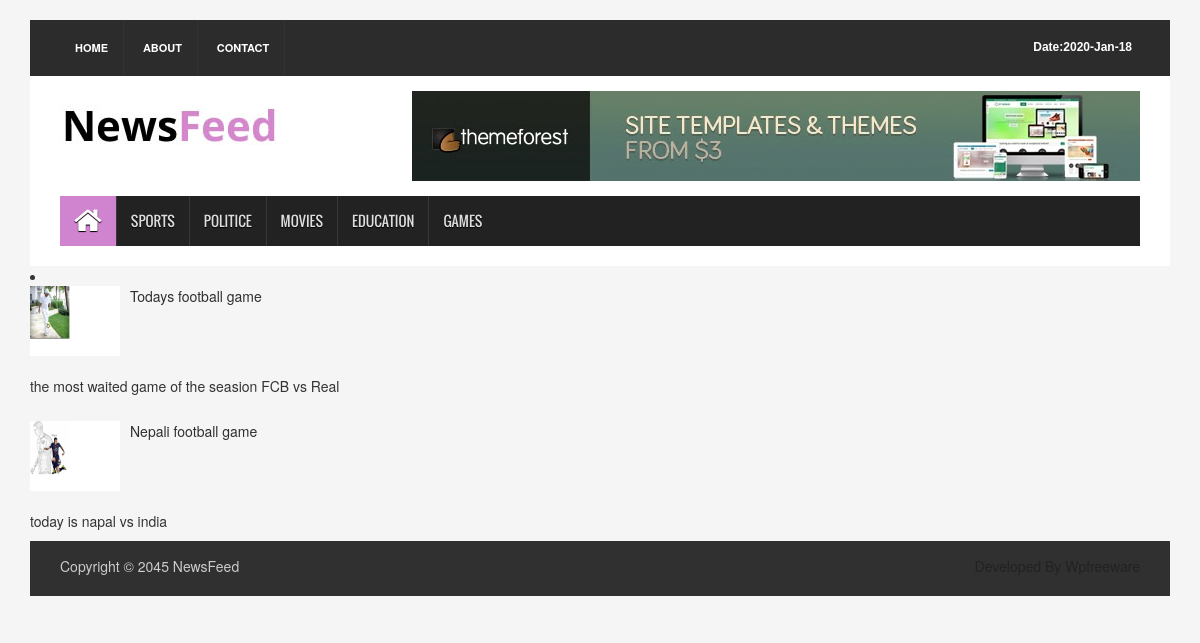
Page /category_news.php?id=19 on the committed database.
### tables this page shows
CREATE TABLE `tbl_category` (
  `id` int(11) NOT NULL,
  `category_name` varchar(100) NOT NULL,
  `rank` int(11) NOT NULL,
  `status` enum('0','1') NOT NULL,
  `created_by` varchar(50) NOT NULL,
  `modified_by` varchar(50) NOT NULL,
  `created_date` date NOT NULL,
  `modified_date` date NOT NULL
);

CREATE TABLE `tbl_news` (
  `id` int(11) NOT NULL,
  `category_id` int(11) NOT NULL,
  `title` varchar(50) NOT NULL,
  `short_description` varchar(50) NOT NULL,
  `content` text NOT NULL,
  `status` tinyint(1) NOT NULL,
  `slider_key` tinyint(1) NOT NULL,
  `feature_image` varchar(254) NOT NULL,
  `view_count` int(11) NOT NULL,
  `created_by` varchar(50) NOT NULL,
  `modified_by` varchar(50) NOT NULL,
  `created_date` date NOT NULL,
  `modified_date` date NOT NULL,
  `breaking_key` tinyint(1) NOT NULL
);

### sadmin/class/common.php (called while the page is built, shortened)
<?php
abstract class Common{
	function select($sql){
		$abc=new mysqli('localhost','root','','db_sadmin');
		$res=$abc->query($sql);
		$data=[];
		if ($res->num_rows>0) {
			while ($row=$res->fetch_assoc()) {
				array_push($data, $row);
			}
		}
		return $data;
	}
}
?>

### sadmin/class/category.class.php (called while the page is built, shortened)
<?php
require_once "common.php";
class Category extends Common{
	public function selectactivecategory(){
		$sql="select * from tbl_category where status='1'";
		$list=$this->select($sql);
		return $list;
	}
}
?>

### sadmin/class/news.class.php (called while the page is built, shortened)
<?php
require_once "common.php";
class News extends Common{
	public $id,$category_id,$content,$status,$created_by,$modified_by,$created_date,$modified_date,$slider_key,$breaking_key,$title,$short_description,$feature_image,$view_count;
	public function getallcategorynews(){
		$sql="select * from tbl_news where status='1' and category_id ='$this->category_id' order by created_date desc";
		$list=$this->select($sql);
		return $list;
	}
}
?>

### category_news.php (the view)
<?php require_once "header.php";
require_once  "sadmin/class/news.class.php";
$news=new News();
$news->category_id=$_GET['id'];
$newslist=$news->getallcategorynews();
?>
<div>
	<li>
	<?php foreach ($newslist as $key) { ?>
	<div class="media wow fadeInDown"> <a href="pages/single_page.html" class="media-left"> <img alt="" src="sadmin/images/<?php echo $key['feature_image']; ?>"> </a>
                    <div class="media-body"> <a href="news.php?id=<?php echo $key['id']; ?>" class="catg_title"> <?php echo $key['title']; ?></a> </div><br>
                    <div class="media-body">  <p><?php echo $key['short_description']; ?></p> </div>
                  </div>
<?php	} ?>
                </li>
</div>
<?php require_once "footer.php"; ?>

### header.php (shortened to what this page needs)
<?php
require_once "sadmin/class/category.class.php";
$category=new Category();
$activecat=$category->selectactivecategory();
 ?>
 <!DOCTYPE html>
<html>
<head>
<link rel="stylesheet" type="text/css" href="assets/css/bootstrap.min.css">
<link rel="stylesheet" type="text/css" href="assets/css/font-awesome.min.css">
<link rel="stylesheet" type="text/css" href="assets/css/animate.css">
<link rel="stylesheet" type="text/css" href="assets/css/font.css">
<link rel="stylesheet" type="text/css" href="assets/css/li-scroller.css">
<link rel="stylesheet" type="text/css" href="assets/css/slick.css">
<link rel="stylesheet" type="text/css" href="assets/css/jquery.fancybox.css">
<link rel="stylesheet" type="text/css" href="assets/css/theme.css">
<link rel="stylesheet" type="text/css" href="assets/css/style.css">
</head>
<body>
<div class="container">
  <header id="header">
    <div class="row">
      <div class="col-lg-12 col-md-12 col-sm-12">
        <div class="header_top">
          <div class="header_top_left">
            <ul class="top_nav">
              <li><a href="index.php">Home</a></li>
              <li><a href="#">About</a></li>
              <li><a href="contact.php">Contact</a></li>
            </ul>
          </div>
          <div class="header_top_right">
            <p><strong>Date</strong>:<?php
            echo date('Y-M-d'); ?></p>
          </div>
        </div>
      </div>
      <div class="col-lg-12 col-md-12 col-sm-12">
        <div class="header_bottom">
          <div class="logo_area"><a href="index.php" class="logo"><img src="images/logo.jpg" alt=""></a></div>
          <div class="add_banner"><a href="#"><img src="images/addbanner_728x90_V1.jpg" alt=""></a></div>
        </div>
      </div>
    </div>
  </header>
  <section id="navArea">
    <nav class="navbar navbar-inverse" role="navigation">
      <div id="navbar" class="navbar-collapse collapse">
        <ul class="nav navbar-nav main_nav">
          <li class="active"><a href="index.php"><span class="fa fa-home desktop-home"></span><span class="mobile-show">Home</span></a></li>
          <?php foreach ($activecat as $as) { ?>
           <li><a href="category_news.php?id=<?php echo $as['id']; ?>"><?php echo $as['category_name']; ?></a></li>
        <?php  } ?>
        </ul>
      </div>
    </nav>
  </section>

### assets/css/theme.css (style rules this page uses)
.navbar-inverse .navbar-nav > .active > a, .navbar-inverse .navbar-nav > .active > a:hover, .navbar-inverse .navbar-nav > .active > a:focus { background-color:#d083cf }

### assets/css/style.css (style rules this page uses)
body { background:#f5f5f5 }
ul { padding:0; margin:0; list-style:none }
a { text-decoration:none; color:#2f2f2f }
img { border:none }
#header { display:inline; float:left; width:100%; margin-top:20px }
.header_top { background-color:#2c2c2c; display:inline; float:left; padding:0 30px; width:100% }
.header_top_left { float:left; display:inline; width:50% }
.top_nav { text-align:left }
.top_nav li { display:inline-block }
.top_nav li a { display:inline-block; border-right:1px solid #333; color:#fff; font-size:11px; font-weight:bold; padding:20px 15px; text-transform:uppercase; -webkit-transition:all 0.5s; -o-transition:all 0.5s; transition:all 0.5s }
.header_top_right { float:left; display:inline; width:50%; text-align:right }
.header_top_right > p { color:#fff; display:inline-block; float:right; font:bold 12px sans-serif; margin-bottom:0; padding-bottom:20px; padding-right:8px; padding-top:20px }
.header_bottom { background-color:#fff; display:inline; float:left; padding:15px 30px 15px; width:100% }
.logo_area { display:inline; float:left; width:31% }
.logo { font-size:45px; font-weight:bold; color:#000; font-family:'Varela',sans-serif }
.logo img { max-width:100% }
.add_banner { float:right; width:728px; height:90px }
.add_banner img { width:100%; height:100% }
#navArea { float:left; display:inline; width:100%; padding:0 30px; background-color:#fff }
.navbar { border:medium none; border-radius:0 }
.navbar-inverse .navbar-nav > li > a { border-left:1px solid #383838; color:#ddd; font-family:'Oswald',sans-serif; display:inline-block; height:50px; line-height:50px; padding:0 14px; text-shadow:0 1px 1px #000; text-transform:uppercase; -webkit-transition:all 0.5s; -mz-transition:all 0.5s; -ms-transition:all 0.5s; -o-transition:all 0.5s; transition:all 0.5s }
.navbar-inverse .navbar-nav > li:first-child a { border:none }
.navbar-inverse .navbar-nav > .active > a, .navbar-inverse .navbar-nav > .active > a:hover, .navbar-inverse .navbar-nav > .active > a:focus { color:#fff }
.navbar-collapse { padding-left:0 }
.desktop-home { display:block; font-size:30px; margin-top:10px }
.media-left > img { height:70px; width:90px }

### rows in the picture
tbl_category: category_name "SPORTS"
tbl_category: category_name "POLITICE"
tbl_category: category_name "MOVIES"
tbl_category: category_name "EDUCATION"
tbl_category: category_name "GAMES"
tbl_news: feature_image (picture), title "Todays football game", short_description "the most waited game of the seasion FCB vs Real"
tbl_news: feature_image (picture), title "Nepali football game", short_description "today is napal vs india"
